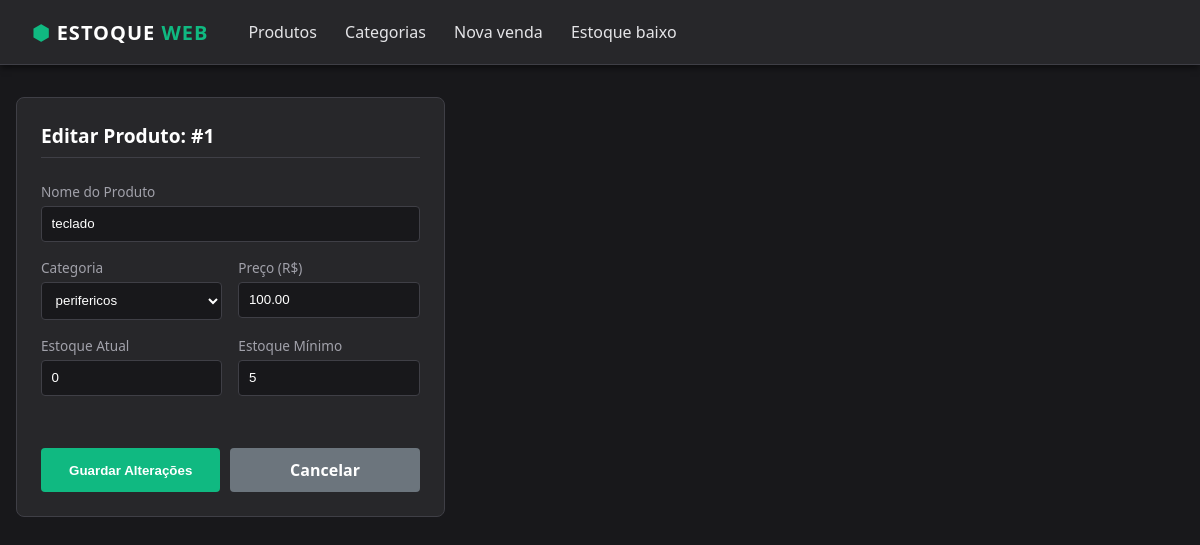
Screenshot of /produto/editar/1/ with the database file from the repository.
### estoque/models.py (models this page shows, shortened)
class Produto(models.Model):
    nome = models.CharField(max_length=150, verbose_name="Nome do Produto")
    preco = models.DecimalField(max_digits=10, decimal_places=2, validators=[MinValueValidator(Decimal('0.00'))])
    estoque_atual = models.IntegerField(validators=[MinValueValidator(0)])
    estoque_minimo = models.IntegerField(validators=[MinValueValidator(0)])
    categoria = models.ForeignKey(Categoria, on_delete=models.PROTECT, related_name='produtos')

class Categoria(models.Model):
    nome = models.CharField(max_length=100, unique=True, verbose_name="Nome da Categoria")

### estoque/views.py (the view, shortened to what this page needs)
# urls.py: path('produto/editar/<int:id>/', views.editar_produto, name='editar_produto'),
def editar_produto(request, id):
    produto = get_object_or_404(Produto, id=id)
    lista_categorias = Categoria.objects.all()
    return render(request, 'estoque/editar_produto.html', {'produto': produto, 'categorias': lista_categorias})

### estoque/templates/estoque/editar_produto.html (shortened to what this page needs)
{% extends 'estoque/base.html' %}
{% block content %}
<div class="grid-layout">
    <div class="card" style="margin: 0 auto; width: 100%; max-width: 600px;">
        <h2 class="card-header">Editar Produto: #{{ produto.id }}</h2>
        <form method="POST">
            <div class="form-group">
                <label>Nome do Produto</label>
                <input type="text" name="nome" value="{{ produto.nome }}" required>
            </div>
            <div class="form-row">
                <div class="form-group">
                    <label>Categoria</label>
                    <select name="categoria_id" required>
                        {% for categoria in categorias %}
                            <option value="{{ categoria.id }}" {% if categoria.id == produto.categoria.id %}selected{% endif %}>
                                {{ categoria.nome }}
                            </option>
                        {% endfor %}
                    </select>
                </div>
                <div class="form-group">
                    <label>Preço (R$)</label>
                    <input type="number" step="0.01" name="preco" value="{{ produto.preco|stringformat:'s' }}" required>
                </div>
            </div>
            <div class="form-row">
                <div class="form-group">
                    <label>Estoque Atual</label>
                    <input type="number" name="estoque_atual" value="{{ produto.estoque_atual }}" required>
                </div>
                <div class="form-group">
                    <label>Estoque Mínimo</label>
                    <input type="number" name="estoque_minimo" value="{{ produto.estoque_minimo }}" required>
                </div>
            </div>
            <div style="display: flex; gap: 10px; margin-top: 20px;">
                <button type="submit" class="btn">Guardar Alterações</button>
                <a href="{% url 'produtos' %}" class="btn" style="background-color: #6c757d; text-decoration: none; text-align: center; color: white;">Cancelar</a>
            </div>
        </form>
    </div>
</div>
{% endblock %}

### estoque/templates/estoque/base.html (style rules this page uses)
:root { --brand: #10b981; --brand-hover: #059669; --darkbg: #18181b; --darkcard: #27272a; --text-main: #e4e4e7; --text-muted: #a1a1aa; --border-color: #3f3f46; }
body { margin: 0; font-family: 'Segoe UI', Tahoma, Geneva, Verdana, sans-serif; background-color: var(--darkbg); color: var(--text-main); min-height: 100vh; }
.grid-layout { display: grid; grid-template-columns: 1fr 2fr; gap: 2rem; }
.card { background-color: var(--darkcard); padding: 1.5rem; border-radius: 8px; border: 1px solid var(--border-color); }
.card-header { margin-top: 0; margin-bottom: 1.5rem; padding-bottom: 0.5rem; border-bottom: 1px solid var(--border-color); color: white; font-size: 1.2rem; }
.form-group { margin-bottom: 1rem; }
.form-row { display: flex; gap: 1rem; }
.form-row .form-group { flex: 1; }
label { display: block; font-size: 0.85rem; color: var(--text-muted); margin-bottom: 0.3rem; }
input, select { width: 100%; padding: 0.6rem; background-color: var(--darkbg); border: 1px solid var(--border-color); color: white; border-radius: 4px; box-sizing: border-box; }
.btn { width: 100%; background-color: var(--brand); color: white; padding: 0.7rem; border: none; border-radius: 4px; cursor: pointer; font-weight: bold; margin-top: 1rem; }

### rows the page displays
Produto: id "1", nome "teclado", categoria_id "perifericos", preco "100.00", estoque_atual "0", estoque_minimo "5"
